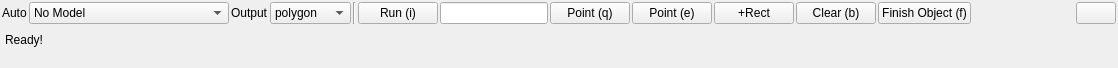
<?xml version="1.0" encoding="UTF-8"?>
<ui version="4.0">
    <class>auto_labeling_form</class>
    <widget class="QWidget" name="auto_labeling_form">
        <property name="geometry">
            <rect>
                <x>0</x>
                <y>0</y>
                <width>1118</width>
                <height>68</height>
            </rect>
        </property>
        <property name="sizePolicy">
            <sizepolicy hsizetype="Minimum" vsizetype="Minimum">
                <horstretch>0</horstretch>
                <verstretch>0</verstretch>
            </sizepolicy>
        </property>
        <property name="windowTitle">
            <string>Form</string>
        </property>
        <property name="styleSheet">
            <string notr="true"/>
        </property>
        <layout class="QVBoxLayout" name="verticalLayout">
            <property name="spacing">
                <number>0</number>
            </property>
            <property name="leftMargin">
                <number>2</number>
            </property>
            <property name="topMargin">
                <number>2</number>
            </property>
            <property name="rightMargin">
                <number>2</number>
            </property>
            <property name="bottomMargin">
                <number>2</number>
            </property>
            <item>
                <layout class="QHBoxLayout" name="model_selection">
                    <property name="spacing">
                        <number>2</number>
                    </property>
                    <property name="topMargin">
                        <number>0</number>
                    </property>
                    <item>
                        <widget class="QLabel" name="model_label">
                            <property name="text">
                                <string>Auto</string>
                            </property>
                        </widget>
                    </item>
                    <item>
                        <widget class="QComboBox" name="model_select_combobox">
                            <property name="enabled">
                                <bool>true</bool>
                            </property>
                            <property name="minimumSize">
                                <size>
                                    <width>200</width>
                                    <height>0</height>
                                </size>
                            </property>
                            <item>
                                <property name="text">
                                    <string>No Model</string>
                                </property>
                            </item>
                        </widget>
                    </item>
                    <item>
                        <widget class="QLabel" name="output_label">
                            <property name="text">
                                <string>Output</string>
                            </property>
                        </widget>
                    </item>
                    <item>
                        <widget class="QComboBox" name="output_select_combobox">
                            <item>
                                <property name="text">
                                    <string>polygon</string>
                                </property>
                            </item>
                            <item>
                                <property name="text">
                                    <string>rectangle</string>
                                </property>
                            </item>
                            <item>
                                <property name="text">
                                    <string>rotation</string>
                                </property>
                            </item>
                        </widget>
                    </item>
                    <item>
                        <widget class="Line" name="line">
                            <property name="orientation">
                                <enum>Qt::Vertical</enum>
                            </property>
                        </widget>
                    </item>
                    <item>
                        <widget class="QPushButton" name="button_run">
                            <property name="text">
                                <string>Run (i)</string>
                            </property>
                        </widget>
                    </item>
                    <item>
                        <widget class="QLineEdit" name="edit_text">
                            <property name="text">
                                <string></string>
                            </property>
                        </widget>
                    </item>
                    <item>
                        <widget class="QPushButton" name="button_add_point">
                            <property name="text">
                                <string>Point (q)</string>
                            </property>
                        </widget>
                    </item>
                    <item>
                        <widget class="QPushButton" name="button_remove_point">
                            <property name="text">
                                <string>Point (e)</string>
                            </property>
                        </widget>
                    </item>
                    <item>
                        <widget class="QPushButton" name="button_add_rect">
                            <property name="text">
                                <string>+Rect</string>
                            </property>
                        </widget>
                    </item>
                    <item>
                        <widget class="QPushButton" name="button_clear">
                            <property name="text">
                                <string>Clear (b)</string>
                            </property>
                        </widget>
                    </item>
                    <item>
                        <widget class="QPushButton" name="button_finish_object">
                            <property name="text">
                                <string>Finish Object (f)</string>
                            </property>
                        </widget>
                    </item>
                    <item>
                        <spacer name="horizontalSpacer">
                            <property name="orientation">
                                <enum>Qt::Horizontal</enum>
                            </property>
                            <property name="sizeHint" stdset="0">
                                <size>
                                    <width>0</width>
                                    <height>0</height>
                                </size>
                            </property>
                        </spacer>
                    </item>
                    <item>
                        <widget class="QPushButton" name="button_close">
                            <property name="sizePolicy">
                                <sizepolicy hsizetype="Minimum" vsizetype="Fixed">
                                    <horstretch>0</horstretch>
                                    <verstretch>0</verstretch>
                                </sizepolicy>
                            </property>
                            <property name="text">
                                <string/>
                            </property>
                            <property name="icon">
                                <iconset resource="../../../../resources/resources.qrc">
                                    <normaloff>:/images/images/cancel.png</normaloff>:/images/images/cancel.png
                                </iconset>
                            </property>
                            <property name="iconSize">
                                <size>
                                    <width>12</width>
                                    <height>12</height>
                                </size>
                            </property>
                        </widget>
                    </item>
                </layout>
            </item>
            <item>
                <widget class="QLabel" name="model_status_label">
                    <property name="sizePolicy">
                        <sizepolicy hsizetype="Expanding" vsizetype="Minimum">
                            <horstretch>0</horstretch>
                            <verstretch>0</verstretch>
                        </sizepolicy>
                    </property>
                    <property name="styleSheet">
                        <string notr="true">margin-top: 0;
                            margin-bottom: 10px;
                        </string>
                    </property>
                    <property name="text">
                        <string>Ready!</string>
                    </property>
                </widget>
            </item>
        </layout>
    </widget>
    <resources>
        <include location="../../../../resources/resources.qrc"/>
    </resources>
    <connections/>
</ui>
